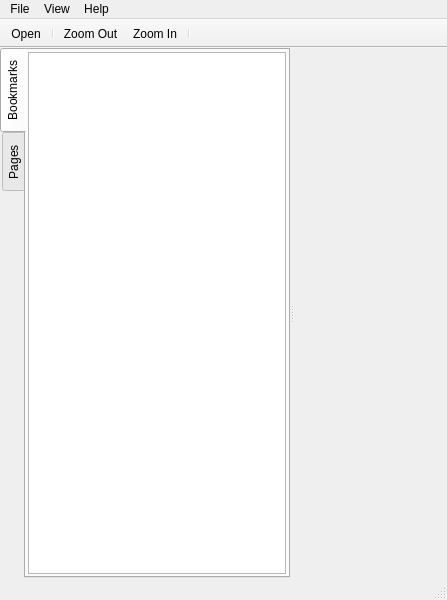
<?xml version="1.0" encoding="UTF-8"?>
<ui version="4.0">
 <class>MainWindow</class>
 <widget class="QMainWindow" name="MainWindow">
  <property name="geometry">
   <rect>
    <x>0</x>
    <y>0</y>
    <width>447</width>
    <height>600</height>
   </rect>
  </property>
  <property name="sizePolicy">
   <sizepolicy hsizetype="Expanding" vsizetype="Expanding">
    <horstretch>0</horstretch>
    <verstretch>0</verstretch>
   </sizepolicy>
  </property>
  <property name="windowTitle">
   <string>PDF Viewer</string>
  </property>
  <property name="unifiedTitleAndToolBarOnMac">
   <bool>true</bool>
  </property>
  <widget class="QWidget" name="centralWidget">
   <property name="sizePolicy">
    <sizepolicy hsizetype="Expanding" vsizetype="Expanding">
     <horstretch>0</horstretch>
     <verstretch>0</verstretch>
    </sizepolicy>
   </property>
   <layout class="QVBoxLayout" name="verticalLayout">
    <property name="spacing">
     <number>0</number>
    </property>
    <property name="leftMargin">
     <number>0</number>
    </property>
    <property name="topMargin">
     <number>0</number>
    </property>
    <property name="rightMargin">
     <number>0</number>
    </property>
    <property name="bottomMargin">
     <number>0</number>
    </property>
    <item>
     <widget class="QWidget" name="widget" native="true">
      <layout class="QVBoxLayout" name="verticalLayout_2">
       <property name="spacing">
        <number>0</number>
       </property>
       <property name="leftMargin">
        <number>0</number>
       </property>
       <property name="topMargin">
        <number>0</number>
       </property>
       <property name="rightMargin">
        <number>0</number>
       </property>
       <property name="bottomMargin">
        <number>0</number>
       </property>
       <item>
        <widget class="QSplitter" name="splitter">
         <property name="orientation">
          <enum>Qt::Horizontal</enum>
         </property>
         <widget class="QTabWidget" name="tabWidget">
          <property name="sizePolicy">
           <sizepolicy hsizetype="Preferred" vsizetype="Expanding">
            <horstretch>0</horstretch>
            <verstretch>0</verstretch>
           </sizepolicy>
          </property>
          <property name="tabPosition">
           <enum>QTabWidget::West</enum>
          </property>
          <property name="currentIndex">
           <number>0</number>
          </property>
          <property name="documentMode">
           <bool>false</bool>
          </property>
          <widget class="QWidget" name="bookmarkTab">
           <attribute name="title">
            <string>Bookmarks</string>
           </attribute>
           <layout class="QVBoxLayout" name="verticalLayout_3">
            <property name="spacing">
             <number>0</number>
            </property>
            <property name="leftMargin">
             <number>2</number>
            </property>
            <property name="topMargin">
             <number>2</number>
            </property>
            <property name="rightMargin">
             <number>2</number>
            </property>
            <property name="bottomMargin">
             <number>2</number>
            </property>
            <item>
             <widget class="QTreeView" name="bookmarkView">
              <property name="sizePolicy">
               <sizepolicy hsizetype="Preferred" vsizetype="Expanding">
                <horstretch>0</horstretch>
                <verstretch>0</verstretch>
               </sizepolicy>
              </property>
              <property name="headerHidden">
               <bool>true</bool>
              </property>
             </widget>
            </item>
           </layout>
          </widget>
          <widget class="QWidget" name="pagesTab">
           <attribute name="title">
            <string>Pages</string>
           </attribute>
          </widget>
         </widget>
         <widget class="QPdfView" name="pdfView" native="true">
          <property name="sizePolicy">
           <sizepolicy hsizetype="Expanding" vsizetype="Expanding">
            <horstretch>10</horstretch>
            <verstretch>0</verstretch>
           </sizepolicy>
          </property>
         </widget>
        </widget>
       </item>
      </layout>
     </widget>
    </item>
   </layout>
  </widget>
  <widget class="QMenuBar" name="menuBar">
   <property name="geometry">
    <rect>
     <x>0</x>
     <y>0</y>
     <width>447</width>
     <height>22</height>
    </rect>
   </property>
   <widget class="QMenu" name="menuFile">
    <property name="title">
     <string>File</string>
    </property>
    <addaction name="actionOpen"/>
    <addaction name="actionQuit"/>
   </widget>
   <widget class="QMenu" name="menuHelp">
    <property name="title">
     <string>Help</string>
    </property>
    <addaction name="actionAbout"/>
    <addaction name="actionAboutQt"/>
   </widget>
   <widget class="QMenu" name="menuView">
    <property name="title">
     <string>View</string>
    </property>
    <addaction name="actionZoomIn"/>
    <addaction name="actionZoomOut"/>
    <addaction name="actionPreviousPage"/>
    <addaction name="actionNextPage"/>
    <addaction name="separator"/>
    <addaction name="actionContinuous"/>
   </widget>
   <addaction name="menuFile"/>
   <addaction name="menuView"/>
   <addaction name="menuHelp"/>
  </widget>
  <widget class="QToolBar" name="mainToolBar">
   <property name="sizePolicy">
    <sizepolicy hsizetype="Expanding" vsizetype="Fixed">
     <horstretch>0</horstretch>
     <verstretch>0</verstretch>
    </sizepolicy>
   </property>
   <property name="movable">
    <bool>false</bool>
   </property>
   <property name="floatable">
    <bool>false</bool>
   </property>
   <attribute name="toolBarArea">
    <enum>TopToolBarArea</enum>
   </attribute>
   <attribute name="toolBarBreak">
    <bool>false</bool>
   </attribute>
   <addaction name="actionOpen"/>
   <addaction name="separator"/>
   <addaction name="actionZoomOut"/>
   <addaction name="actionZoomIn"/>
   <addaction name="separator"/>
  </widget>
  <widget class="QStatusBar" name="statusBar"/>
  <action name="actionOpen">
   <property name="icon">
    <iconset resource="pdfviewer.qrc">
     <normaloff>:/icons/images/fileopen.png</normaloff>:/icons/images/fileopen.png</iconset>
   </property>
   <property name="text">
    <string>Open...</string>
   </property>
   <property name="shortcut">
    <string>Ctrl+O</string>
   </property>
  </action>
  <action name="actionQuit">
   <property name="text">
    <string>Quit</string>
   </property>
   <property name="shortcut">
    <string>Ctrl+Q</string>
   </property>
  </action>
  <action name="actionAbout">
   <property name="text">
    <string>About</string>
   </property>
  </action>
  <action name="actionAboutQt">
   <property name="text">
    <string>About Qt</string>
   </property>
  </action>
  <action name="actionZoomIn">
   <property name="icon">
    <iconset resource="pdfviewer.qrc">
     <normaloff>:/icons/images/zoom-in-24.png</normaloff>:/icons/images/zoom-in-24.png</iconset>
   </property>
   <property name="text">
    <string>Zoom In</string>
   </property>
   <property name="shortcut">
    <string>Ctrl+=</string>
   </property>
  </action>
  <action name="actionZoomOut">
   <property name="icon">
    <iconset resource="pdfviewer.qrc">
     <normaloff>:/icons/images/zoom-out-24.png</normaloff>:/icons/images/zoom-out-24.png</iconset>
   </property>
   <property name="text">
    <string>Zoom Out</string>
   </property>
   <property name="shortcut">
    <string>Ctrl+-</string>
   </property>
  </action>
  <action name="actionPreviousPage">
   <property name="text">
    <string>Previous Page</string>
   </property>
   <property name="shortcut">
    <string>PgUp</string>
   </property>
  </action>
  <action name="actionNextPage">
   <property name="text">
    <string>Next Page</string>
   </property>
   <property name="shortcut">
    <string>PgDown</string>
   </property>
  </action>
  <action name="actionContinuous">
   <property name="checkable">
    <bool>true</bool>
   </property>
   <property name="text">
    <string>Continuous</string>
   </property>
  </action>
 </widget>
 <layoutdefault spacing="6" margin="11"/>
 <customwidgets>
  <customwidget>
   <class>QPdfView</class>
   <extends>QWidget</extends>
   <header location="global">QtPdfWidgets/QPdfView</header>
   <container>1</container>
  </customwidget>
 </customwidgets>
 <resources>
  <include location="pdfviewer.qrc"/>
 </resources>
 <connections/>
</ui>
